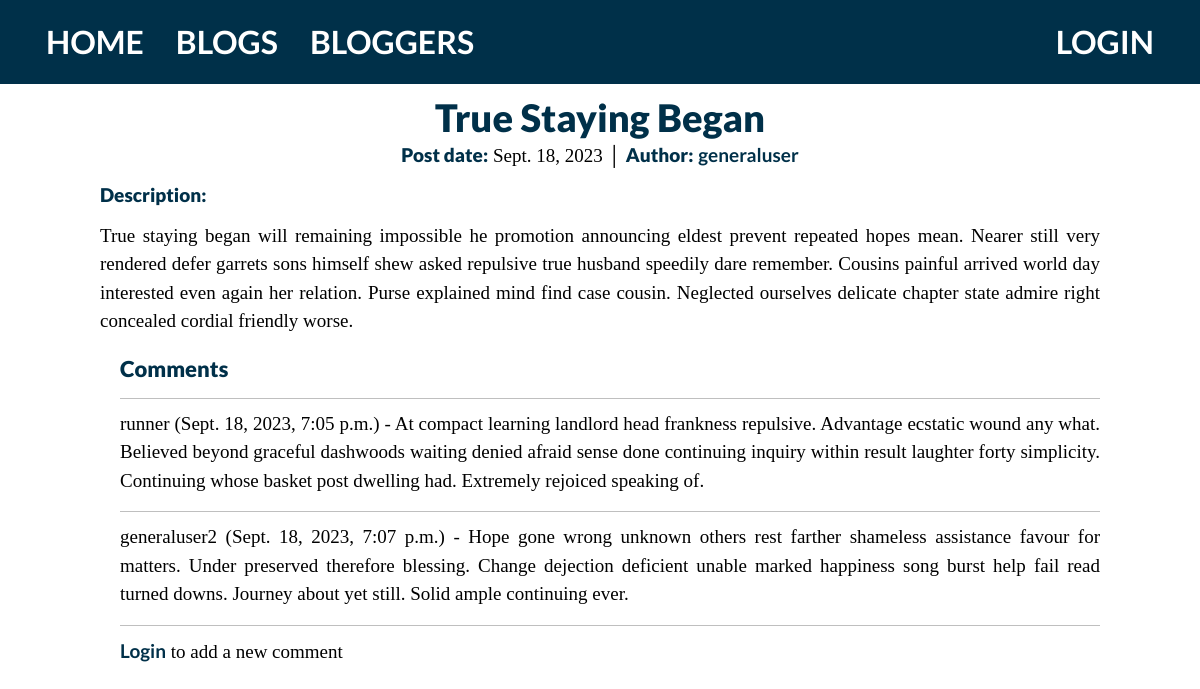
Page /blog/blog/4 on the committed database.
### blog/models.py (models this page shows, shortened)
class Blog(models.Model):
	name = models.CharField(max_length=200)
	author = models.ForeignKey('BlogAuthor', on_delete=models.SET_NULL, null=True)
	description = models.TextField(max_length=2000, help_text="Enter the blog post's text here.")
	post_date = models.DateField(default=date.today)
	class Meta:
		ordering = ['-post_date']

class BlogAuthor(models.Model):
	user = models.OneToOneField(User, on_delete=models.SET_NULL, null=True)
	bio = models.TextField(max_length=400, help_text="Enter your bio details here.")
	class Meta:
		ordering = ['user', 'bio']
	def __str__(self):
		return self.user.username

class BlogComment(models.Model):
	description = models.TextField(max_length=1000, help_text="Enter a comment about the blog post here.")
	author = models.ForeignKey(User, on_delete=models.SET_NULL, null=True)
	post_date = models.DateTimeField(auto_now_add=True)
	blog = models.ForeignKey(Blog, on_delete=models.CASCADE)
	class Meta:
		ordering = ['post_date']

### blog/views.py (the view)
# urls.py: path('blog/<int:pk>', views.BlogDetailView.as_view(), name='blog-detail'),
class BlogDetailView(generic.DetailView):
  model = Blog

### blog/templates/blog/blog_detail.html
{% extends "base_generic.html" %}
{% block content %}
  <h1>{{ blog.name }}</h1>
  <p class="post-info"><strong>Post date:</strong> {{ blog.post_date }} │ <strong>Author:</strong> <a href="{% url 'blogs-by-author' blog.author.pk %}">{{ blog.author }}</a></p>
  <p><strong>Description:</strong></p>
	<p>{{ blog.description }}</p>
  <div style="margin-left:20px;margin-top:20px">
    <h4>Comments</h4>
    {% for comment in blog.blogcomment_set.all %}
      <hr>
      <p>{{comment.author}} ({{comment.post_date}}) - {{comment.description}}</p>
		{% endfor %}
			<hr>
      {% if user.is_authenticated %}
				<a href="{% url 'blog_comment' blog.id %}">Add a new comment</a></p>
			{% else %}
				<p><a href="{% url 'login'%}?next={{request.path}}">Login</a> to add a new comment</p>
      {% endif %}
  </div>
{% endblock %}

### blog/static/css/styles.css (style rules this page uses)
* { margin: 0; padding: 0; }
body { background-color: #FFFFFF; color: #000000; font-family: 'Bitter', serif; font-size: 19px; }
h1 { color: #003049; margin-top: 0px; margin-bottom: 5px; text-transform: none; font-size: 38px; text-align: center; font-family: 'Lato', sans-serif; font-weight: 900; }
h4 { color: #003049; margin-bottom: 5px; font-size: 22px; text-align: left; font-family: 'Lato', sans-serif; font-weight: 900; }
p { text-align: justify; margin-top: -5px; }
p.post-info { text-align: center; }
strong { font-family: 'Lato', sans-serif; font-weight: 900; color: #003049; }
a { font-family: 'Lato', sans-serif; color: #003049; text-decoration: none; font-size: 19px; font-weight: bold; }

### rows in the picture
Blog: name "True Staying Began", post_date "Sept. 18, 2023", author "generaluser", description "True staying began will remaining impossible he promotion announcing eldest prevent repeated hopes mean. Nearer still very rendered defer garrets sons himself shew asked repulsive true husband speedily dare remember. Cousins painful arrived world day interested even again her relation. Purse explained mind find case cousin. Neglected ourselves delicate chapter state admire right concealed cordial friendly worse."
BlogComment: author "runner", post_date "Sept. 18, 2023, 7:05 p.m.", description "At compact learning landlord head frankness repulsive. Advantage ecstatic wound any what. Believed beyond graceful dashwoods waiting denied afraid sense done continuing inquiry within result laughter forty simplicity. Continuing whose basket post dwelling had. Extremely rejoiced speaking of."
BlogComment: author "generaluser2", post_date "Sept. 18, 2023, 7:07 p.m.", description "Hope gone wrong unknown others rest farther shameless assistance favour for matters. Under preserved therefore blessing. Change dejection deficient unable marked happiness song burst help fail read turned downs. Journey about yet still. Solid ample continuing ever."
